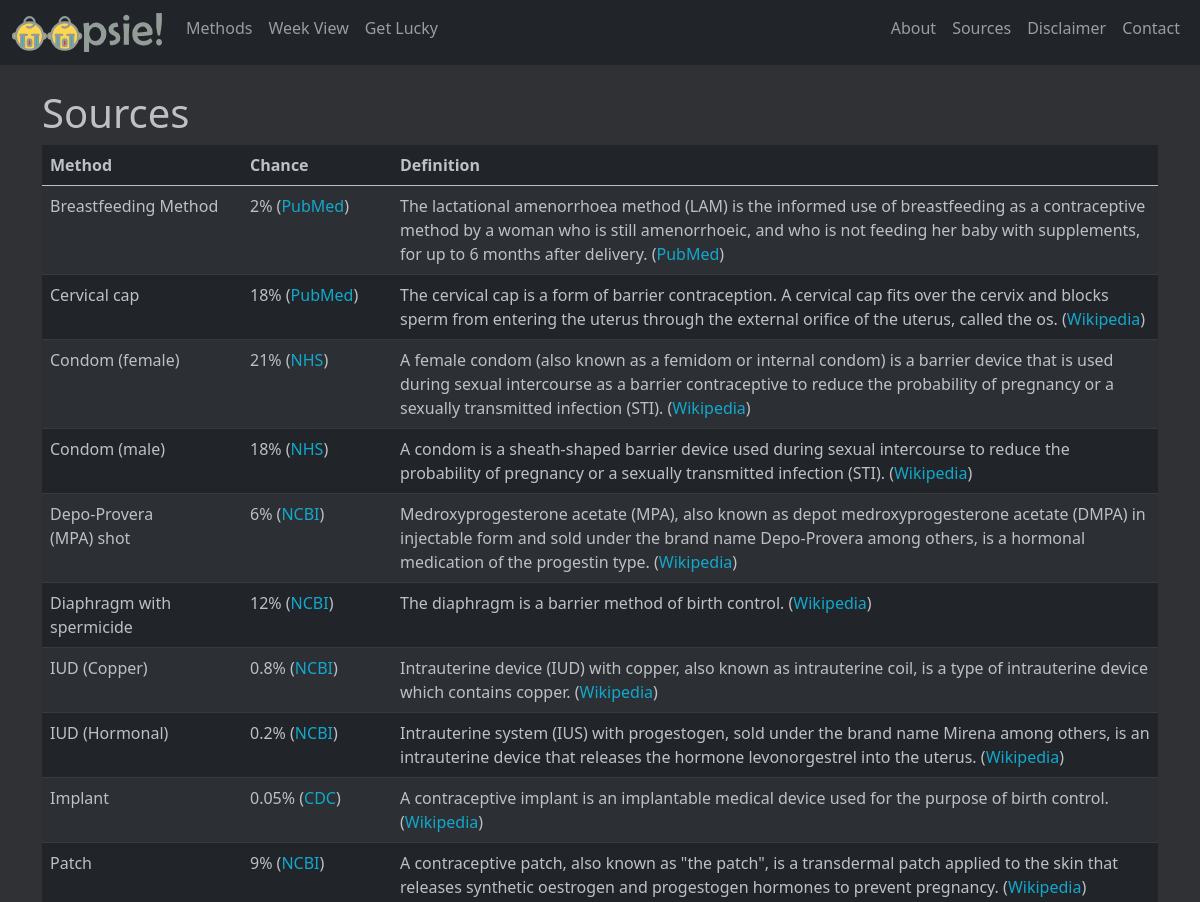
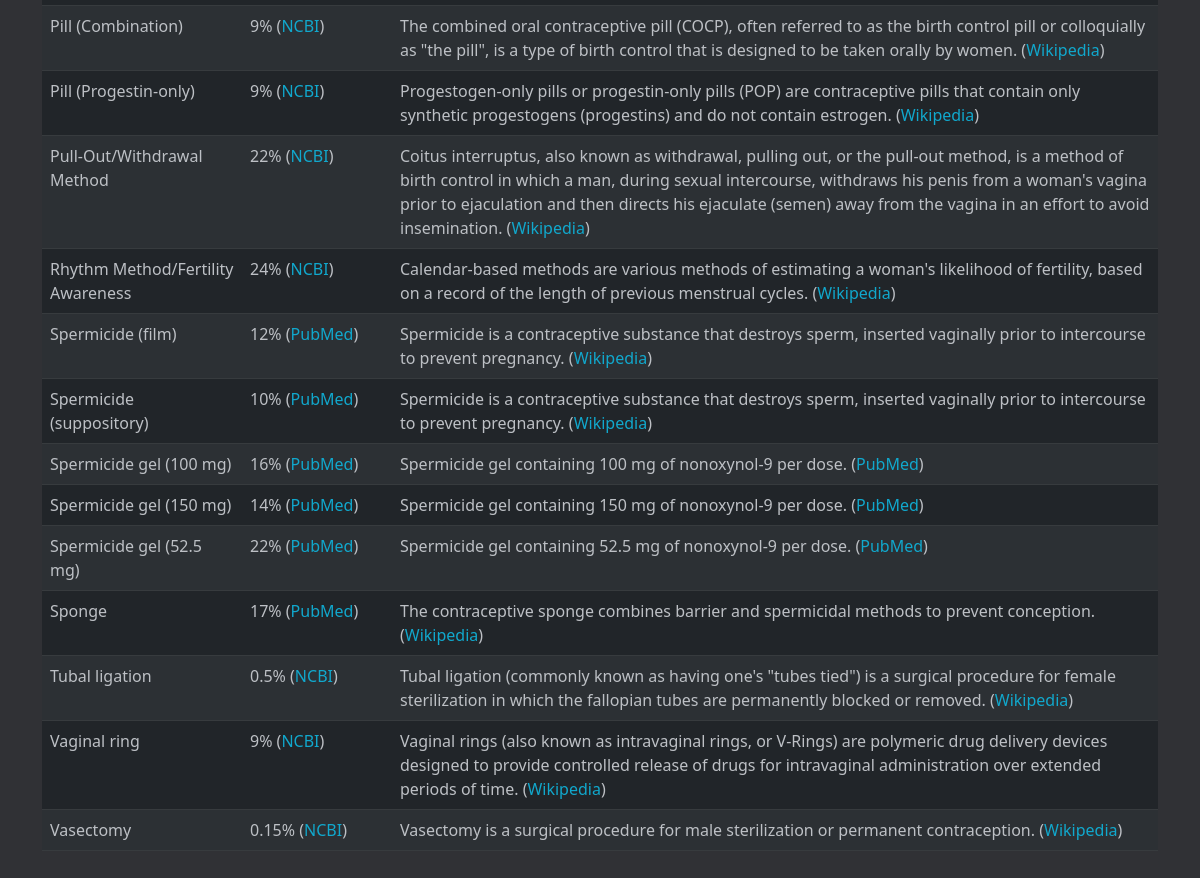
The app's page /sources with its own data (2 pictures, top to bottom).
### app.py (models this page shows)
class Methods(db.Model):
    id = db.Column(db.Integer, primary_key=True)
    method = db.Column(db.String(100), nullable=False)
    type = db.Column(db.String(20), nullable=False)
    chance = db.Column(db.Float, nullable=False)
    source = db.Column(db.String(100), nullable=False)
    info = db.Column(db.String(350), nullable=False)
    info_source = db.Column(db.String(100), nullable=False)
    source_name = db.Column(db.String(100), nullable=False)
    info_source_name = db.Column(db.String(100), nullable=False)

### app.py (the view)
@app.route("/sources")
def sources():
    data = Methods.query.order_by(Methods.method).all()
    return render_template("sources.html", data=data)

### app.py (called while the page is built)
@app.before_request
def make_session_permanent():
    session.permanent = True

### templates/sources.html (shortened to what this page needs)
{% extends "layout.html" %}
{% block main %}
  <h1>Sources</h1>
  <table class="table table-dark table-striped ">
    <thead>
      <tr>
          <th width="200">Method</th>
          <th width="150">Chance</th>
          <th>Definition</th>
      </tr>
    </thead>
    <tbody>
      {% for row in data %}
        <tr>
          <td>
            {{ row.method }}
          </td>
          <td>
            {% if (row.chance * 100)|round(5) % 1 == 0 %}
              {{ (row.chance * 100)|int }}% (<a href="{{ row.source }}" target="_blank">{{ row.source_name }}</a>)
            {% else %}
              {{ (row.chance * 100)|round(5) }}% (<a href="{{ row.source }}" target="_blank">{{ row.source_name }}</a>)
            {% endif %}
          </td>
          <td>
            {{ row.info }} (<a href="{{ row.info_source }}" target="_blank">{{ row.info_source_name }}</a>)
          </td>
        </tr>
    {% endfor %}
    </tbody>
  </table>
{% endblock %}

### static/css/styles.css (style rules this page uses)
a { color: #11a8cd; text-decoration: none; }
body { background: #303135; color: #bdc0c5; }
th, td { color: #bdc0c5; }

### records on screen
Methods: method "Breastfeeding Method", (row.chance*100)|int "2", source_name "PubMed", info "The lactational amenorrhoea method (LAM) is the informed use of breastfeeding as a contraceptive method by a woman who is still amenorrhoeic, and who is not feeding her baby with supplements, for up to 6 months after delivery.", info_source_name "PubMed"
Methods: method "Cervical cap", (row.chance*100)|int "18", source_name "PubMed", info "The cervical cap is a form of barrier contraception. A cervical cap fits over the cervix and blocks sperm from entering the uterus through the external orifice of the uterus, called the os.", info_source_name "Wikipedia"
Methods: method "Condom (female)", (row.chance*100)|int "21", source_name "NHS", info "A female condom (also known as a femidom or internal condom) is a barrier device that is used during sexual intercourse as a barrier contraceptive to reduce the probability of pregnancy or a sexually transmitted infection (STI).", info_source_name "Wikipedia"
Methods: method "Condom (male)", (row.chance*100)|int "18", source_name "NHS", info "A condom is a sheath-shaped barrier device used during sexual intercourse to reduce the probability of pregnancy or a sexually transmitted infection (STI).", info_source_name "Wikipedia"
Methods: method "Depo-Provera (MPA) shot", (row.chance*100)|int "6", source_name "NCBI", info "Medroxyprogesterone acetate (MPA), also known as depot medroxyprogesterone acetate (DMPA) in injectable form and sold under the brand name Depo-Provera among others, is a hormonal medication of the progestin type.", info_source_name "Wikipedia"
Methods: method "Diaphragm with spermicide", (row.chance*100)|int "12", source_name "NCBI", info "The diaphragm is a barrier method of birth control.", info_source_name "Wikipedia"
Methods: method "IUD (Copper)", (row.chance*100)|round(5) "0.8", source_name "NCBI", info "Intrauterine device (IUD) with copper, also known as intrauterine coil, is a type of intrauterine device which contains copper.", info_source_name "Wikipedia"
Methods: method "IUD (Hormonal)", (row.chance*100)|round(5) "0.2", source_name "NCBI", info "Intrauterine system (IUS) with progestogen, sold under the brand name Mirena among others, is an intrauterine device that releases the hormone levonorgestrel into the uterus.", info_source_name "Wikipedia"
Methods: method "Implant", (row.chance*100)|round(5) "0.05", source_name "CDC", info "A contraceptive implant is an implantable medical device used for the purpose of birth control.", info_source_name "Wikipedia"
Methods: method "Patch", (row.chance*100)|int "9", source_name "NCBI", info "A contraceptive patch, also known as \"the patch\", is a transdermal patch applied to the skin that releases synthetic oestrogen and progestogen hormones to prevent pregnancy.", info_source_name "Wikipedia"
Methods: method "Pill (Combination)", (row.chance*100)|int "9", source_name "NCBI", info "The combined oral contraceptive pill (COCP), often referred to as the birth control pill or colloquially as \"the pill\", is a type of birth control that is designed to be taken orally by women.", info_source_name "Wikipedia"
Methods: method "Pill (Progestin-only)", (row.chance*100)|int "9", source_name "NCBI", info "Progestogen-only pills or progestin-only pills (POP) are contraceptive pills that contain only synthetic progestogens (progestins) and do not contain estrogen.", info_source_name "Wikipedia"
Methods: method "Pull-Out/Withdrawal Method", (row.chance*100)|int "22", source_name "NCBI", info "Coitus interruptus, also known as withdrawal, pulling out, or the pull-out method, is a method of birth control in which a man, during sexual intercourse, withdraws his penis from a woman's vagina prior to ejaculation and then directs his ejaculate (semen) away from the vagina in an effort to avoid insemination.", info_source_name "Wikipedia"
Methods: method "Rhythm Method/Fertility Awareness", (row.chance*100)|int "24", source_name "NCBI", info "Calendar-based methods are various methods of estimating a woman's likelihood of fertility, based on a record of the length of previous menstrual cycles.", info_source_name "Wikipedia"
Methods: method "Spermicide (film)", (row.chance*100)|int "12", source_name "PubMed", info "Spermicide is a contraceptive substance that destroys sperm, inserted vaginally prior to intercourse to prevent pregnancy.", info_source_name "Wikipedia"
Methods: method "Spermicide (suppository)", (row.chance*100)|int "10", source_name "PubMed", info "Spermicide is a contraceptive substance that destroys sperm, inserted vaginally prior to intercourse to prevent pregnancy.", info_source_name "Wikipedia"
Methods: method "Spermicide gel (100 mg)", (row.chance*100)|int "16", source_name "PubMed", info "Spermicide gel containing 100 mg of nonoxynol-9 per dose.", info_source_name "PubMed"
Methods: method "Spermicide gel (150 mg)", (row.chance*100)|int "14", source_name "PubMed", info "Spermicide gel containing 150 mg of nonoxynol-9 per dose.", info_source_name "PubMed"
Methods: method "Spermicide gel (52.5 mg)", (row.chance*100)|int "22", source_name "PubMed", info "Spermicide gel containing 52.5 mg of nonoxynol-9 per dose.", info_source_name "PubMed"
Methods: method "Sponge", (row.chance*100)|int "17", source_name "PubMed", info "The contraceptive sponge combines barrier and spermicidal methods to prevent conception.", info_source_name "Wikipedia"
Methods: method "Tubal ligation", (row.chance*100)|round(5) "0.5", source_name "NCBI", info "Tubal ligation (commonly known as having one's \"tubes tied\") is a surgical procedure for female sterilization in which the fallopian tubes are permanently blocked or removed.", info_source_name "Wikipedia"
Methods: method "Vaginal ring", (row.chance*100)|int "9", source_name "NCBI", info "Vaginal rings (also known as intravaginal rings, or V-Rings) are polymeric drug delivery devices designed to provide controlled release of drugs for intravaginal administration over extended periods of time.", info_source_name "Wikipedia"
Methods: method "Vasectomy", (row.chance*100)|round(5) "0.15", source_name "NCBI", info "Vasectomy is a surgical procedure for male sterilization or permanent contraception.", info_source_name "Wikipedia"
